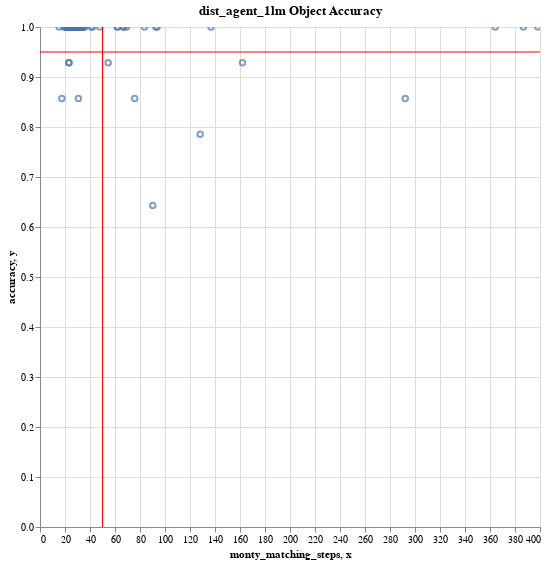

Notebook code for this chart:
### Code cell
# Per-object accuracy to identify particularly robust or sensitive objects
def get_per_object_metrics(df):
    metrics = df.groupby("primary_target_object").agg(
        {
            "primary_performance": lambda x: x.isin(correct_values).mean(),
            "rotation_error": "mean",
            "monty_matching_steps": "mean",
        }
    )
    metrics["object_name"] = metrics.index
    metrics.columns = [
        "accuracy",
        "rotation_error",
        "monty_matching_steps",
        "object_name",
    ]
    return metrics


baseline_obj_acc = get_per_object_metrics(baseline_df)
noise_obj_acc = get_per_object_metrics(noise_df)
rr_obj_acc = get_per_object_metrics(rr_df)
rr_noise_obj_acc = get_per_object_metrics(rr_noise_df)

# Make an altair scatter plot for baseline_obj_acc x-axis = monty_matching_steps, y-axis = accuracy with tooltip for object name
import altair as alt

# Add hover tooltip for object name
baseline_obj_acc_chart = (
    alt.Chart(baseline_obj_acc)
    .mark_point()
    .encode(x="monty_matching_steps", y="accuracy", tooltip=["object_name"])
    .properties(title="dist_agent_1lm Object Accuracy", width=500, height=500)
).interactive()

x_line = alt.Chart(pd.DataFrame({"x": [50]})).mark_rule(color="red").encode(x="x")
y_line = alt.Chart(pd.DataFrame({"y": [0.95]})).mark_rule(color="red").encode(y="y")

baseline_obj_acc_chart + x_line + y_line

### Figure 1 — Vega-Lite specification as saved in the notebook (floating-point values rounded to 4 significant figures)
{"config": {"view": {"continuousWidth": 300, "continuousHeight": 300}}, "layer": [{"data": {"name": "data-73c5da3d7a0e037b091750dbe27beede"}, "mark": {"type": "point"}, "encoding": {"tooltip": [{"field": "object_name", "type": "nominal"}], "x": {"field": "monty_matching_steps", "type": "quantitative"}, "y": {"field": "accuracy", "type": "quantitative"}}, "name": "view_1", "title": "dist_agent_1lm Object Accuracy"}, {"data": {"name": "data-c3602a7fc25ec29a58c596ee59b4cf75"}, "mark": {"type": "rule", "color": "red"}, "encoding": {"x": {"field": "x", "type": "quantitative"}}}, {"data": {"name": "data-3942b831e149c8bab87ccfe3d628de6b"}, "mark": {"type": "rule", "color": "red"}, "encoding": {"y": {"field": "y", "type": "quantitative"}}}], "height": 500, "params": [{"name": "param_10", "select": {"type": "interval", "encodings": ["x", "y"]}, "bind": "scales", "views": ["view_1"]}], "width": 500, "$schema": "https://vega.github.io/schema/vega-lite/v5.20.1.json", "datasets": {"data-73c5da3d7a0e037b091750dbe27beede": [{"accuracy": 1.0, "rotation_error": 0.00355, "monty_matching_steps": 21.5, "object_name": "a_colored_wood_blocks"}, {"accuracy": 1.0, "rotation_error": 0.05309, "monty_matching_steps": 66.5, "object_name": "a_cups"}, {"accuracy": 1.0, "rotation_error": 0.003086, "monty_matching_steps": 26.79, "object_name": "a_lego_duplo"}, {"accuracy": 1.0, "rotation_error": 0.01422, "monty_matching_steps": 21.0, "object_name": "a_marbles"}, {"accuracy": 1.0, "rotation_error": 0.00345, "monty_matching_steps": 21.71, "object_name": "a_toy_airplane"}, {"accuracy": 1.0, "rotation_error": 0.02234, "monty_matching_steps": 35.0, "object_name": "adjustable_wrench"}, {"accuracy": 1.0, "rotation_error": 0.0003357, "monty_matching_steps": 28.64, "object_name": "apple"}, {"accuracy": 1.0, "rotation_error": 0.1533, "monty_matching_steps": 62.0, "object_name": "b_colored_wood_blocks"}, {"accuracy": 1.0, "rotation_error": 0.002921, "monty_matching_steps": 41.21, "object_name": "b_cups"}, {"accuracy": 1.0, "rotation_error": 0.006479, "monty_matching_steps": 33.07, "object_name": "b_lego_duplo"}, {"accuracy": 1.0, "rotation_error": 0.00015, "monty_matching_steps": 93.71, "object_name": "b_marbles"}, {"accuracy": 1.0, "rotation_error": 0.01682, "monty_matching_steps": 21.0, "object_name": "b_toy_airplane"}, {"accuracy": 0.9286, "rotation_error": 0.02148, "monty_matching_steps": 23.0, "object_name": "banana"}, {"accuracy": 1.0, "rotation_error": 2.857e-05, "monty_matching_steps": 83.57, "object_name": "baseball"}, {"accuracy": 0.8571, "rotation_error": 0.4986, "monty_matching_steps": 30.71, "object_name": "bleach_cleanser"}, {"accuracy": 1.0, "rotation_error": 0.0001857, "monty_matching_steps": 30.36, "object_name": "bowl"}, {"accuracy": 0.8571, "rotation_error": 0.2288, "monty_matching_steps": 292.2, "object_name": "c_cups"}, {"accuracy": 1.0, "rotation_error": 0.005293, "monty_matching_steps": 26.64, "object_name": "c_lego_duplo"}, {"accuracy": 1.0, "rotation_error": 0.03186, "monty_matching_steps": 69.36, "object_name": "c_toy_airplane"}, {"accuracy": 0.8571, "rotation_error": 0.01788, "monty_matching_steps": 17.5, "object_name": "chain"}, {"accuracy": 1.0, "rotation_error": 0.4464, "monty_matching_steps": 31.07, "object_name": "cracker_box"}, {"accuracy": 1.0, "rotation_error": 0.008343, "monty_matching_steps": 47.79, "object_name": "d_cups"}, {"accuracy": 1.0, "rotation_error": 0.009371, "monty_matching_steps": 28.86, "object_name": "d_lego_duplo"}, {"accuracy": 1.0, "rotation_error": 0.6818, "monty_matching_steps": 398.3, "object_name": "d_toy_airplane"}, {"accuracy": 1.0, "rotation_error": 0.02324, "monty_matching_steps": 15.36, "object_name": "dice"}, {"accuracy": 1.0, "rotation_error": 0.005029, "monty_matching_steps": 34.21, "object_name": "e_cups"}, {"accuracy": 1.0, "rotation_error": 0.01981, "monty_matching_steps": 26.93, "object_name": "e_lego_duplo"}, {"accuracy": 1.0, "rotation_error": 0.005993, "monty_matching_steps": 364.2, "object_name": "e_toy_airplane"}, {"accuracy": 1.0, "rotation_error": 0.0109, "monty_matching_steps": 21.0, "object_name": "extra_large_clamp"}, {"accuracy": 1.0, "rotation_error": 0.0, "monty_matching_steps": 41.86, "object_name": "f_cups"}, {"accuracy": 1.0, "rotation_error": 0.01414, "monty_matching_steps": 136.8, "object_name": "f_lego_duplo"}, {"accuracy": 0.9286, "rotation_error": 0.0007769, "monty_matching_steps": 162.0, "object_name": "flat_screwdriver"}, {"accuracy": 1.0, "rotation_error": 0.002993, "monty_matching_steps": 30.57, "object_name": "foam_brick"}, {"accuracy": 0.8571, "rotation_error": 0.02278, "monty_matching_steps": 75.79, "object_name": "fork"}, {"accuracy": 1.0, "rotation_error": 0.006071, "monty_matching_steps": 33.86, "object_name": "g_cups"}, {"accuracy": 1.0, "rotation_error": 0.01803, "monty_matching_steps": 23.29, "object_name": "g_lego_duplo"}, {"accuracy": 1.0, "rotation_error": 2.857e-05, "monty_matching_steps": 25.86, "object_name": "gelatin_box"}, {"accuracy": 1.0, "rotation_error": 0.0001429, "monty_matching_steps": 26.0, "object_name": "golf_ball"}, {"accuracy": 1.0, "rotation_error": 0.06278, "monty_matching_steps": 62.0, "object_name": "h_cups"}, {"accuracy": 1.0, "rotation_error": 0.2235, "monty_matching_steps": 25.0, "object_name": "hammer"}, {"accuracy": 0.7857, "rotation_error": 0.0012, "monty_matching_steps": 128.1, "object_name": "i_cups"}, {"accuracy": 1.0, "rotation_error": 0.07511, "monty_matching_steps": 35.71, "object_name": "j_cups"}, {"accuracy": 0.6429, "rotation_error": 0.001278, "monty_matching_steps": 90.21, "object_name": "knife"}, {"accuracy": 1.0, "rotation_error": 0.01848, "monty_matching_steps": 21.0, "object_name": "large_clamp"}, {"accuracy": 1.0, "rotation_error": 0.00145, "monty_matching_steps": 31.71, "object_name": "large_marker"}, {"accuracy": 1.0, "rotation_error": 0.007136, "monty_matching_steps": 67.21, "object_name": "lemon"}, {"accuracy": 1.0, "rotation_error": 5.714e-05, "monty_matching_steps": 28.79, "object_name": "master_chef_can"}, {"accuracy": 0.9286, "rotation_error": 0.01975, "monty_matching_steps": 54.57, "object_name": "medium_clamp"}, {"accuracy": 1.0, "rotation_error": 3.571e-05, "monty_matching_steps": 34.14, "object_name": "mini_soccer_ball"}, {"accuracy": 1.0, "rotation_error": 0.006536, "monty_matching_steps": 22.93, "object_name": "mug"}, {"accuracy": 1.0, "rotation_error": 1.429e-05, "monty_matching_steps": 24.07, "object_name": "mustard_bottle"}, {"accuracy": 1.0, "rotation_error": 0.004493, "monty_matching_steps": 24.21, "object_name": "nine_hole_peg_test"}, {"accuracy": 1.0, "rotation_error": 0.005064, "monty_matching_steps": 30.07, "object_name": "orange"}, {"accuracy": 1.0, "rotation_error": 0.01414, "monty_matching_steps": 23.93, "object_name": "padlock"}, {"accuracy": 1.0, "rotation_error": 0.0005214, "monty_matching_steps": 26.0, "object_name": "peach"}, {"accuracy": 1.0, "rotation_error": 2.143e-05, "monty_matching_steps": 28.36, "object_name": "pear"}, {"accuracy": 1.0, "rotation_error": 0.003757, "monty_matching_steps": 92.71, "object_name": "phillips_screwdriver"}, {"accuracy": 1.0, "rotation_error": 0.01244, "monty_matching_steps": 23.86, "object_name": "pitcher_base"}, {"accuracy": 1.0, "rotation_error": 0.01716, "monty_matching_steps": 32.71, "object_name": "plate"}, {"accuracy": 1.0, "rotation_error": 0.02275, "monty_matching_steps": 30.86, "object_name": "plum"}, {"accuracy": 1.0, "rotation_error": 7.143e-06, "monty_matching_steps": 24.86, "object_name": "potted_meat_can"}, {"accuracy": 1.0, "rotation_error": 0.01865, "monty_matching_steps": 21.0, "object_name": "power_drill"}, {"accuracy": 1.0, "rotation_error": 3.571e-05, "monty_matching_steps": 26.14, "object_name": "pudding_box"}, {"accuracy": 1.0, "rotation_error": 0.0, "monty_matching_steps": 26.0, "object_name": "racquetball"}, {"accuracy": 1.0, "rotation_error": 0.001493, "monty_matching_steps": 24.36, "object_name": "rubiks_cube"}, {"accuracy": 1.0, "rotation_error": 0.004871, "monty_matching_steps": 21.71, "object_name": "scissors"}, {"accuracy": 1.0, "rotation_error": 0.003643, "monty_matching_steps": 21.79, "object_name": "skillet_lid"}, {"accuracy": 1.0, "rotation_error": 0.0002, "monty_matching_steps": 27.79, "object_name": "softball"}, {"accuracy": 0.9286, "rotation_error": 0.04061, "monty_matching_steps": 23.29, "object_name": "spatula"}, {"accuracy": 1.0, "rotation_error": 0.004264, "monty_matching_steps": 25.14, "object_name": "sponge"}, {"accuracy": 1.0, "rotation_error": 0.005907, "monty_matching_steps": 19.14, "object_name": "spoon"}, {"accuracy": 1.0, "rotation_error": 0.007671, "monty_matching_steps": 21.0, "object_name": "strawberry"}, {"accuracy": 1.0, "rotation_error": 0.001057, "monty_matching_steps": 27.07, "object_name": "sugar_box"}, {"accuracy": 1.0, "rotation_error": 0.0062, "monty_matching_steps": 386.7, "object_name": "tennis_ball"}, {"accuracy": 1.0, "rotation_error": 0.009179, "monty_matching_steps": 33.5, "object_name": "tomato_soup_can"}, {"accuracy": 1.0, "rotation_error": 0.0001571, "monty_matching_steps": 26.93, "object_name": "tuna_fish_can"}, {"accuracy": 1.0, "rotation_error": 0.221, "monty_matching_steps": 32.57, "object_name": "wood_block"}], "data-c3602a7fc25ec29a58c596ee59b4cf75": [{"x": 50}], "data-3942b831e149c8bab87ccfe3d628de6b": [{"y": 0.95}]}}
